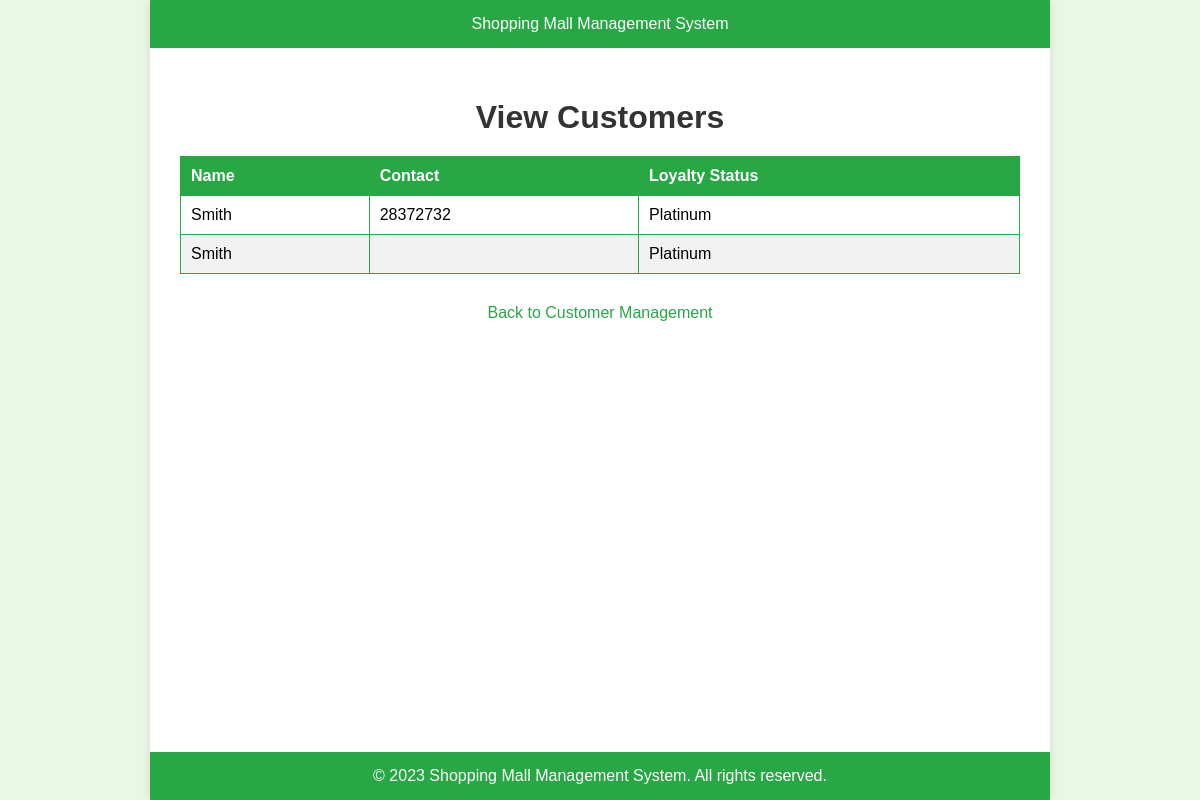
Page /view_customers/ on the committed database.
### mallsystem/models.py (models this page shows)
class Customer(models.Model):
    name = models.CharField(max_length=200)
    contact = models.CharField(max_length=200)
    LOYALTY_CHOICES = [
        ('silver', 'Silver'),
        ('gold', 'Gold'),
        ('platinum', 'Platinum'),
        ('none', 'None'),
    ]
    loyalty_status = models.CharField(max_length=10, choices=LOYALTY_CHOICES, default='none')

### mallsystem/views.py (the view)
# urls.py: path('view_customers/', views.view_customers, name='view_customers'),
def view_customers(request):
    customers = Customer.objects.all()
    context = {
        'customers': customers
    }
    return render(request, 'Customer/view_customer.html', context)

### mallsystem/templates/Customer/view_customer.html (shortened to what this page needs)
<!DOCTYPE html>
<html>
<head>
</head>
<body>
    <div class="page-container">
        <div class="header">
            Shopping Mall Management System
        </div>
        <div class="content">
            <h1>View Customers</h1>
            <table>
                <thead>
                    <tr>
                        <th>Name</th>
                        <th>Contact</th>
                        <th>Loyalty Status</th>
                    </tr>
                </thead>
                <tbody>
                    {% for customer in customers %}
                        <tr>
                            <td>{{ customer.name }}</td>
                            <td>{{ customer.contact }}</td>
                            <td>{{ customer.get_loyalty_status_display }}</td>
                        </tr>
                    {% endfor %}
                </tbody>
            </table>
            <a href="{% url 'customer_management' %}">Back to Customer Management</a>
        </div>
        <div class="footer">
            &copy; 2023 Shopping Mall Management System. All rights reserved.
        </div>
    </div>
</body>
</html>

### mallsystem/templates/Customer/view_customer.html (style rules this page uses)
body, html { height: 100%; margin: 0; font-family: Arial, sans-serif; background-color: #eaf7e4; }
.page-container { display: flex; flex-direction: column; min-height: 100vh; max-width: 900px; margin: 0 auto; background-color: white; box-shadow: 0px 0px 10px rgba(0, 0, 0, 0.1); }
.header { background-color: #28a745; color: white; text-align: center; padding: 15px 0; }
.content { flex: 1; padding: 30px; }
h1 { text-align: center; color: #333; margin-bottom: 20px; }
table { width: 100%; border-collapse: collapse; margin-bottom: 30px; }
table, th, td { border: 1px solid #28a745; }
th, td { padding: 10px; text-align: left; }
th { background-color: #28a745; color: white; }
tr:nth-child(even) { background-color: #f2f2f2; }
a { text-decoration: none; color: #28a745; margin-top: 20px; display: block; text-align: center; }
.footer { background-color: #28a745; color: white; text-align: center; padding: 15px 0; }

### rows in the picture
Customer: name "Smith", contact "28372732", loyalty_status "Platinum"
Customer: name "Smith", loyalty_status "Platinum"
